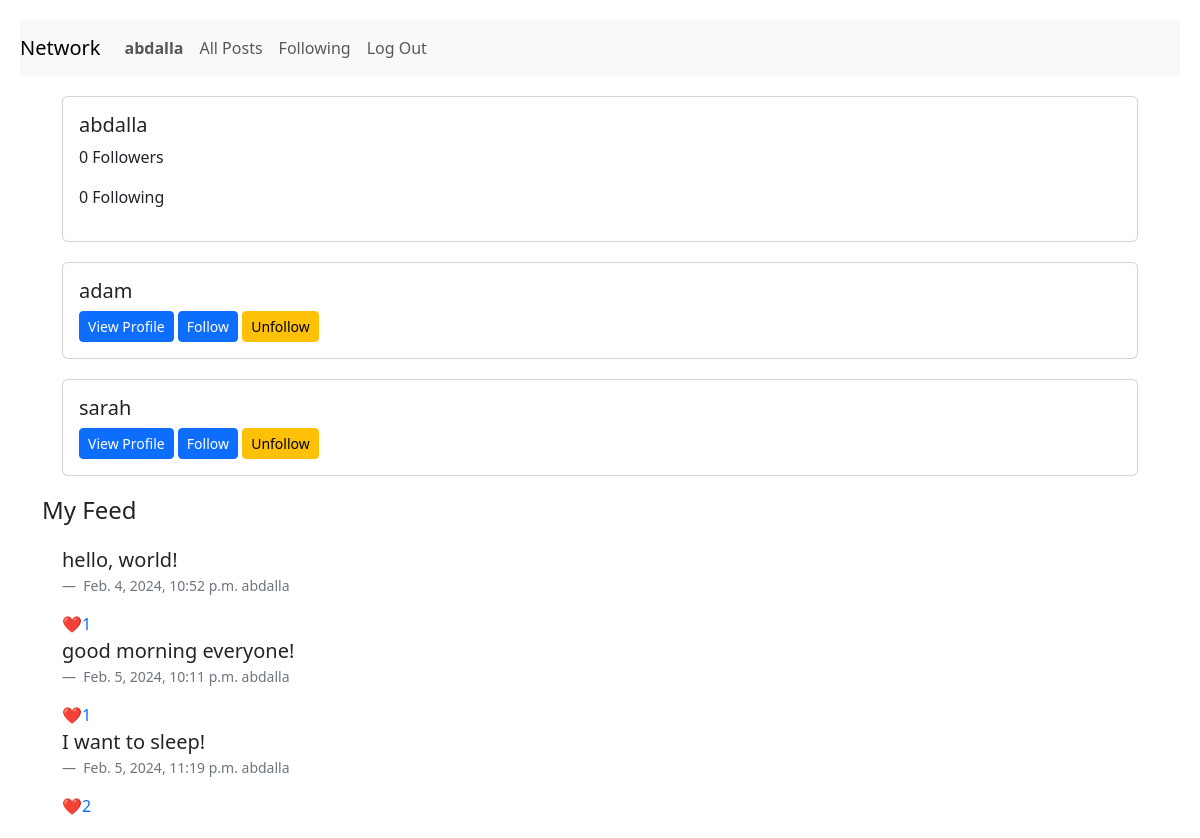
The page /profile (signed in) on the database as committed earlier.
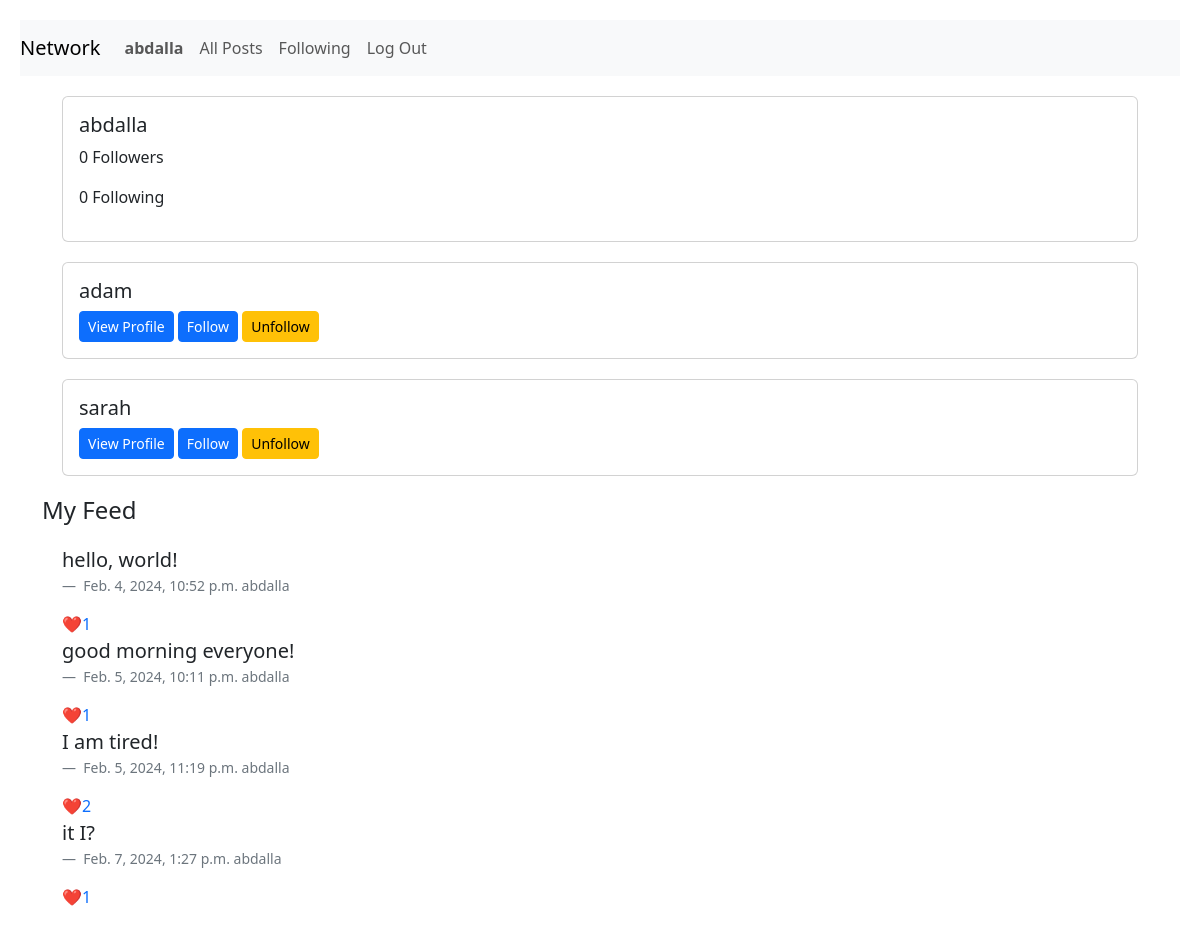
The same page on the database as committed later.
### network/models.py (models this page shows, shortened)
class User(AbstractUser):
    pass

class TimeStampedModel(models.Model):
    created_at = models.DateTimeField(auto_now_add=True)
    updated_at = models.DateTimeField(auto_now=True)
    class Meta:
        abstract = True

class Post(TimeStampedModel):
    created = TimeStampedModel.created_at
    body = models.CharField(max_length=300)
    user = models.ForeignKey(settings.AUTH_USER_MODEL, on_delete=models.CASCADE, null=True)
    likes = models.IntegerField(blank=True)
    reactions = models.ManyToManyField(settings.AUTH_USER_MODEL, related_name="user_reactions", symmetrical=False)

### network/views.py (the view)
# urls.py: path("profile", views.profile, name="profile"),
@login_required
def profile(request):
    posts = Post.objects.all()
    current_users = User.objects.exclude(pk=request.user.id)
    user_following, __ = Follow.objects.get_or_create(pk=request.user.id)
    return render(
        request,
        "network/profile.html",
        {"all_users": current_users, "posts": posts, "following": user_following},
    )

### network/templates/network/profile.html
{% extends "network/layout.html" %}
{% block body %}
{% if user.is_authenticated %}
<div class="card">
    <div class="card-body">
        <h5 h5 class="card-title">{{ request.user.username }}</h5>
        <p>{{ user.followers.count }} Followers</p>
        <p>{{ following.following.count }} Following</p>
    </div>
</div>
{% for user in all_users %}
<div class="card">
    <div class="card-body">
        <h5 h5 class="card-title">{{ user.username }}</h5>
        <a type="button" class="btn btn-primary btn-sm" href="{% url 'view_profile' user.id %}">View Profile</a>
        <a type="button" class="btn btn-primary btn-sm" href="{% url 'follow' user.id %}">Follow</a>
        <a type="button" class="btn btn-warning btn-sm" href="{% url 'unfollow' user.id %}">Unfollow</a>
    </div>
</div>
{% endfor %}
<div id="feed">
    <h4>My Feed</h4>
    <div class="comments">
        {% for post in posts.all %}
        {% if post.user|stringformat:"s" == request.user.username %}
        <blockquote class="blockquote">
            {{ post.body | linebreaks }}
        </blockquote>
        <figcaption class="blockquote-footer">
            {{ post.created }}
            {{ post.user}}
        </figcaption>
        {% if post.user|stringformat:"s" != request.user.username %}
        <a class="likes" href="{% url 'like' post.id %}">❤️{{ post.likes }}</a>
        {% else %}
        <a class="likes" href="#">❤️{{ post.likes }}</a>
        {% endif %}
        {% endif %}
        {% endfor %}
        {% endif %}
    </div>
</div>
{% endblock %}

Rows that differ between the two databases and show on the page:
changed Post: body "I want to sleep!" → "I am tired!"
added Post: body "it I?", created "Feb. 7, 2024, 1:27 p.m.", user "abdalla", likes "1"
